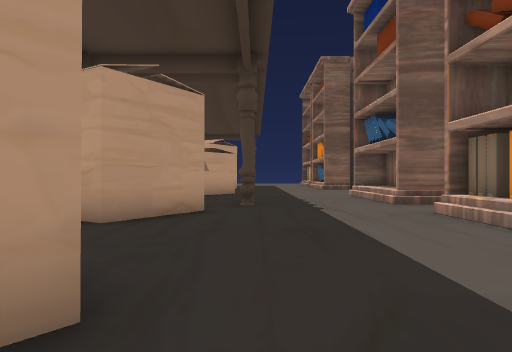
view 1 (above)

19 first-person views from a walk through a scene from a Unity 3-D project. The camera is 1.5 m above the floor, looks level and sees 70° across. The floor is counted in squares, 2 m on a side. Each view is taken from the middle of a square. On the plan, view 1 faces up. The plan holds only what a view shows up to about 11 squares ahead; the rest is blank. The place goes on beyond the plan. The player is left out.

view 2
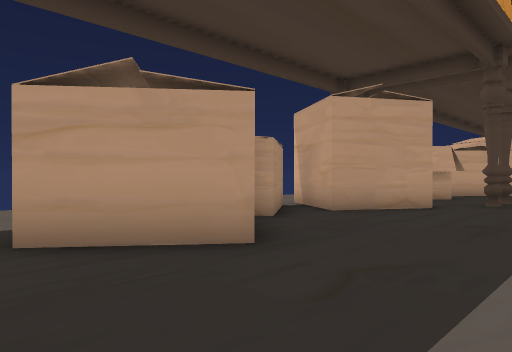

view 3
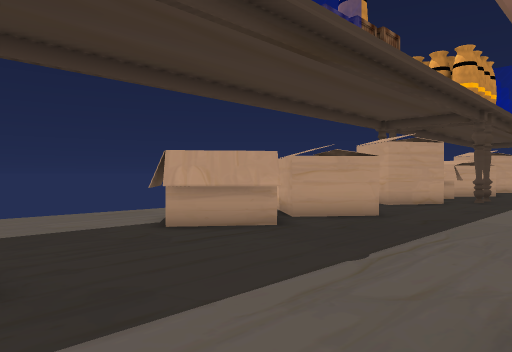

view 4
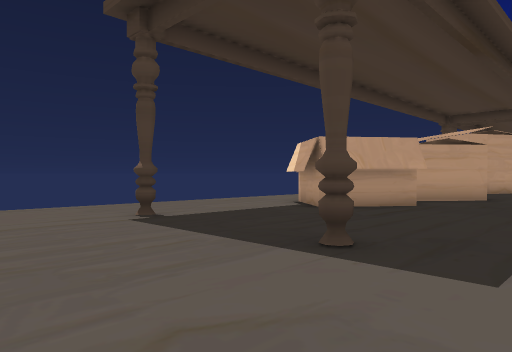

view 5
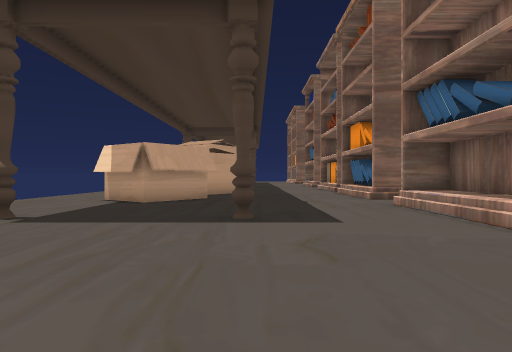

view 6
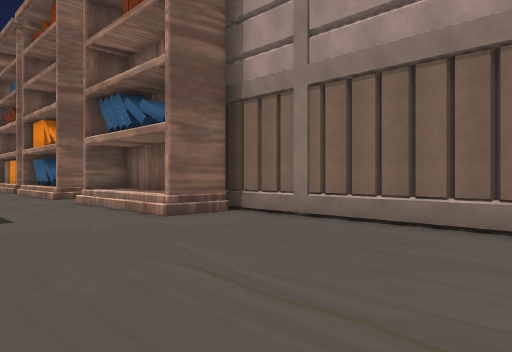

view 7
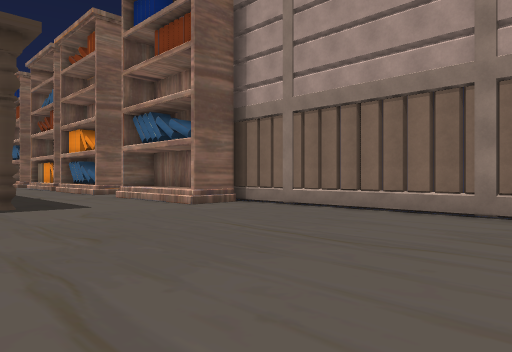

view 8
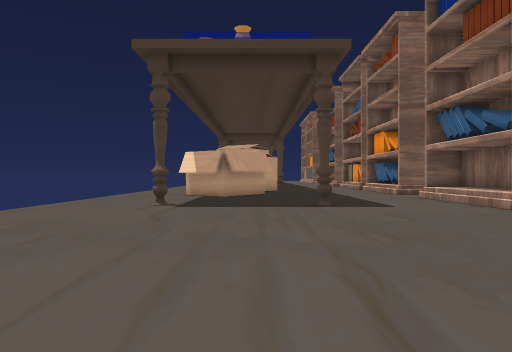

view 9
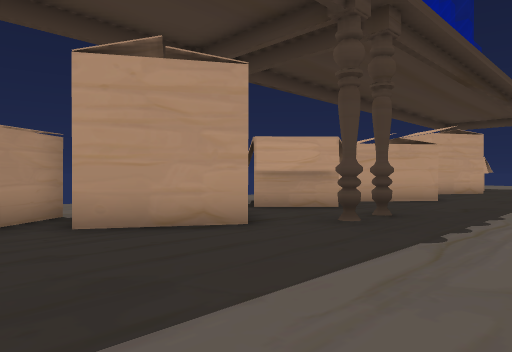

view 10
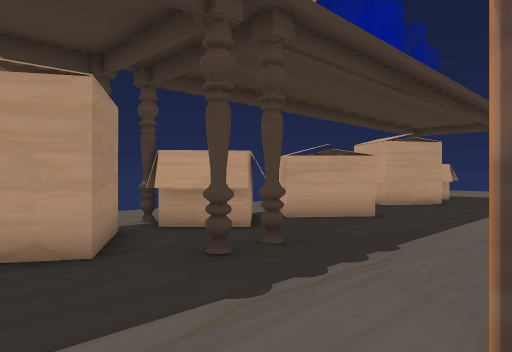

view 11
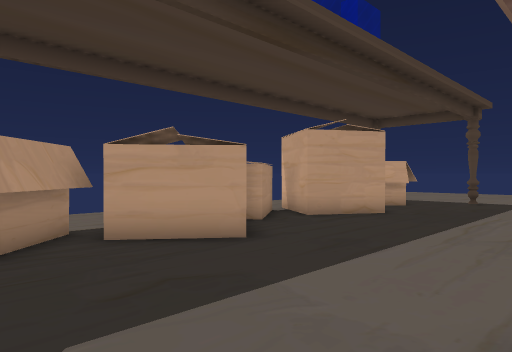

view 12
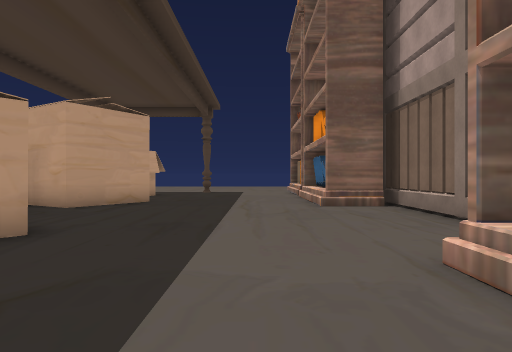

view 13
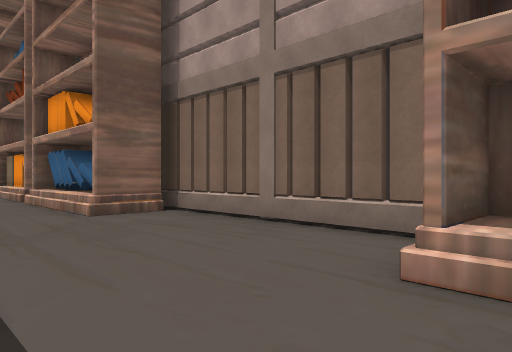

view 14
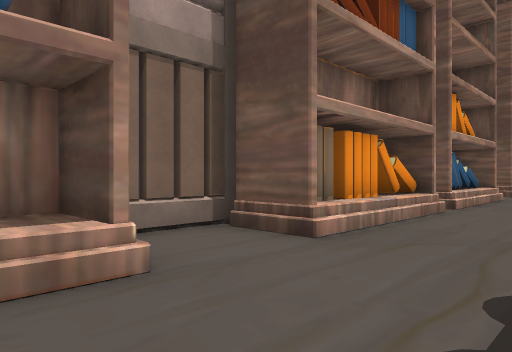

view 15
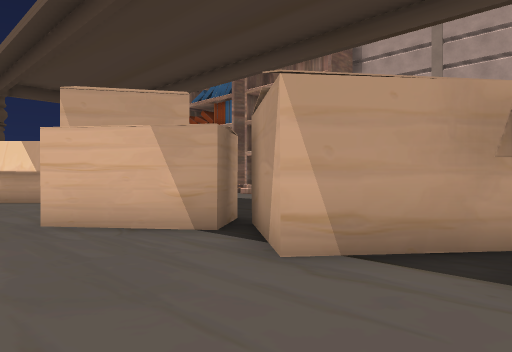

view 16
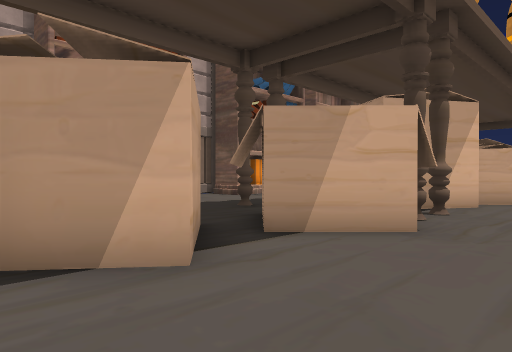

view 17
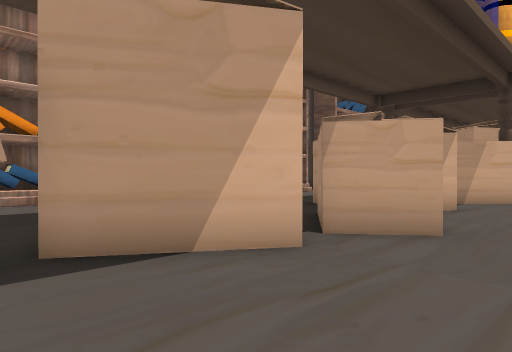

view 18
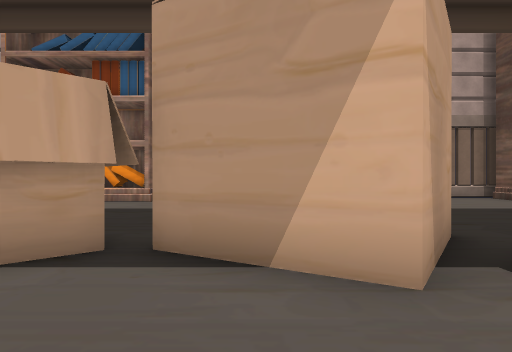

view 19
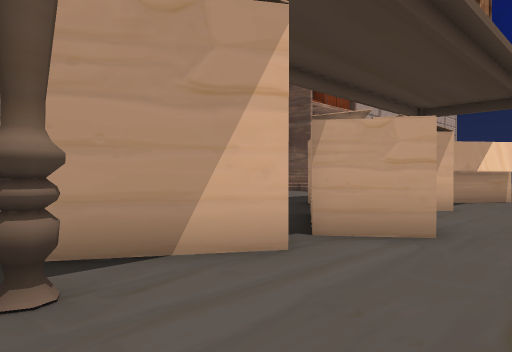

### Floor plan
Key: @ floor where view 1 was taken; # wall or solid block; . main floor; : floor 0.75 m higher than the main floor; = window, fence, low wall or low ledge; ^ raised ledge; O other object.
Columns run from 7 left of view 1 to 6 right of it. Each row starts with its distance up from view 1.
 25   ### ......
 24 . ..#......#
 23  ...O......#
 22 ...O  O....^#
 21 ...O O.....^##
 20  ..OO......###
 19  .OO.........#
 18  ..OO........#
 17 ....O........#
 16 ...O OO......#
 15 ...O O.......#
 14 ....O......###
 13 ...##......:
 12  .####.....
 11  ..##..#...:
 10 ...........###
  9  ..#O..#.....#
  8 ...O OO......#
  7 ...O O.....###
  6  ..OO......:#
  5  .OO.......##
  4  .. O......^
  3  ..  ......#
  2  ..O  O....#
  1  ..OOO.....#
  0  ....O.@...^
 -1   ..#......^
 -2  ..###.....#
 -3 ...##.......
 -4 ............
 -5 ...........=#
 -6 ...........:#
 -7 ...........:#
 -8 ...#...#...:##
 -9 ...........###
-10 .............#
-11  ............#
-12  ............#
-13   ...........#
-14    ..........#
-15    ..........#
-16       .......#
-17      . ..

Where each view was taken, in squares from view 1:
view 1: 0 up, 0 right, facing up
view 2: 1 down, 2 right, facing up-left
view 3: 8 down, 4 right, facing up-left
view 4: 11 down, 2 right, facing up-left
view 5: 14 down, 0 right, facing up
view 6: 15 down, 0 right, facing up-right
view 7: 17 down, 2 left, facing up-right
view 8: 17 down, 2 left, facing up
view 9: 4 up, 3 right, facing up-left
view 10: 6 up, 4 right, facing up-left
view 11: 11 up, 4 right, facing up-left
view 12: 11 up, 2 right, facing up
view 13: 13 up, 1 right, facing up-right
view 14: 11 up, 1 right, facing down-right
view 15: 13 up, 7 left, facing up-right
view 16: 17 up, 7 left, facing down-right
view 17: 24 up, 7 left, facing down-right
view 18: 22 up, 7 left, facing right
view 19: 10 up, 7 left, facing down-right
